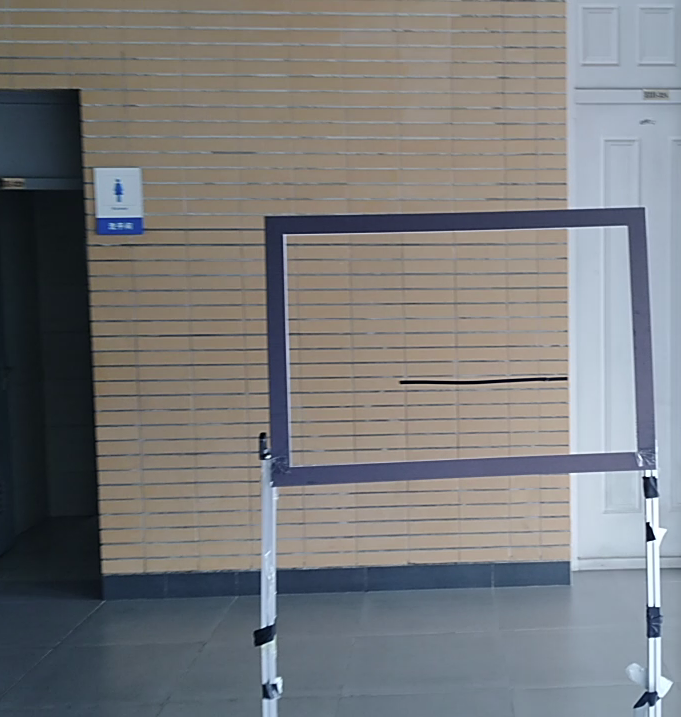
#> input picture cvModule/OpenCV/方框识别/testimg.png, 681 x 717 px, given in place of the camera
$ python task.py
#> lines starting #> are read from the running program, lines starting #| are printed output that depends on the picture; after the words box and inside, x2 and y2 are one past the last pixel; in counts of white or black regions, pixels touching at a corner belong together
# -*- coding: utf-8 -*-
# 创建时间：2019年7月30日
# 直方图均衡化测试

import cv2
import numpy as np
from matplotlib import pyplot as plt
from time import clock
import sys

'''
# 进行图像均衡化demo
img_1 = cv2.imread('../images/alphabets/A.jpg', 0)
print(img_1)
equ_1 = cv2.equalizeHist(img_1)
res = np.hstack((img_1,equ_1))
res = cv2.resize(res,(1280,640))
cv2.imshow('hist_test',res)
cv2.waitKey(0)
'''
'''
# 画2D直方图
img_1 = cv2.imread('../images/test_rectangle.jpg')
img_1 = cv2.resize(img_1, (1280, 720))
hsv_1 = cv2.cvtColor(img_1, cv2.COLOR_BGR2HSV)
hist_1 = cv2.calcHist([hsv_1], [0, 1], None, [180, 256], [0, 180, 0, 256])
cv2.imshow('rectangle', img_1)
plt.imshow(hist_1,interpolation = 'nearest')
plt.show()
cv2.waitKey(0)
'''
# 颜色直方图编码
if __name__ == '__main__':
    # 构建 HSV 颜色地图
    hsv_map = np.zeros((180, 256, 3), np.uint8)

    h, s = np.indices(hsv_map.shape[:2])
    hsv_map[:,:,0] = h
    hsv_map[:,:,1] = s
    hsv_map[:,:,2] = 255
    hsv_map = cv2.cvtColor(hsv_map, cv2.COLOR_HSV2BGR)
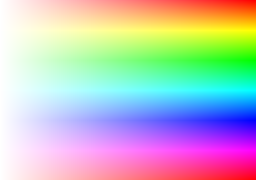
#> hsv_map: shape (180, 256, 3); mean B, G, R 190.8, 190.8, 190.9
    cv2.imshow('hsv_map', hsv_map)
    cv2.namedWindow('hist', 0)

    hist_scale = 10
    def set_scale(val):
        global hist_scale
        hist_scale = val
    cv2.createTrackbar('scale', 'hist', hist_scale, 32, set_scale)
    # cap = cv2.VideoCapture('../video/test_rectangle_1.mp4')
    cap = cv2.VideoCapture(1)
    while True:
        flag, frame = cap.read()
#> frame is the input picture: shape (717, 681, 3); mean B, G, R 123, 122, 121.5
        cv2.imshow('camera', frame)

        small = cv2.pyrDown(frame)
        hsv = cv2.cvtColor(frame, cv2.COLOR_BGR2HSV)
#> hsv: shape (717, 681, 3); mean H, S, V 63.7, 49.9, 133.6
        # 去除孤立的点
        dark = hsv[:, :, 2] < 32
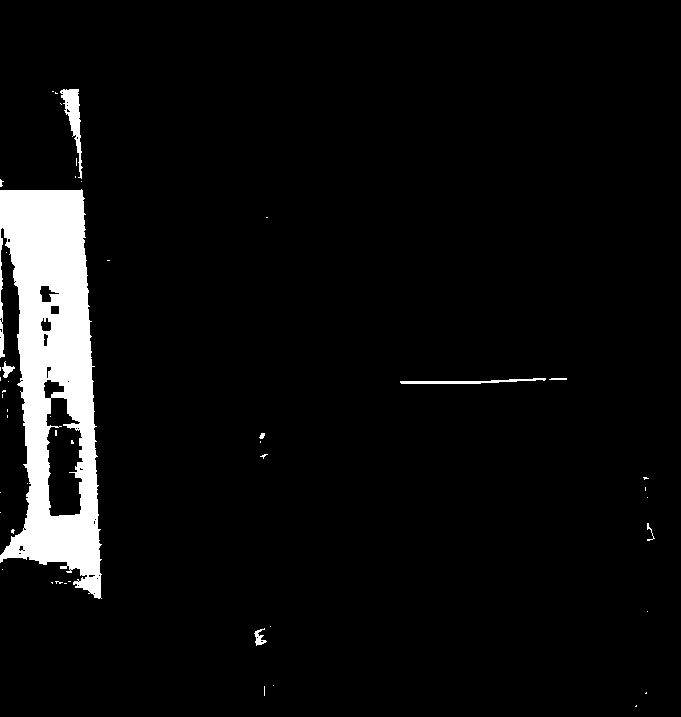
#> dark: shape (717, 681) bool; 5.4% white; 48 white regions (40 under 20 px), largest, box (x1, y1, x2, y2) and area: (0, 189, 102, 599) 24933, (60, 89, 83, 179) 729, (400, 378, 546, 384) 393
        hsv[dark] = 0
#> hsv: shape (717, 681, 3); mean H, S, V 58.2, 44.9, 132.2
        h = cv2.calcHist( [hsv], [0, 1], None, [180, 256], [0, 180, 0, 256] )
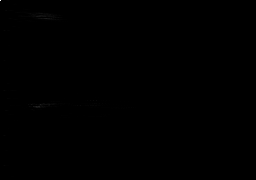
#> h: shape (180, 256) float32; min 0, max 28640, mean 10.6; drawn with min black and max white
        h = np.clip(h*0.005*hist_scale, 0, 1)
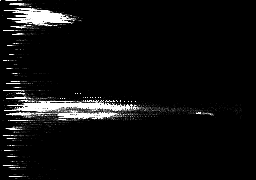
#> h: shape (180, 256) float32; min 0, max 1, mean 0.0592

        # 从一维变成三维
        # 将得到的直方图和颜色直方图相乘
        vis = hsv_map*h[:, :, np.newaxis] / 255.0
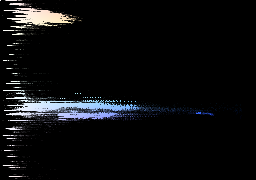
#> vis: shape (180, 256, 3) float32; mean B, G, R 0.0566, 0.0512, 0.0485
        cv2.imshow('hist', vis)
        ch = 0xFF & cv2.waitKey(1)
#> (key Esc is pressed here)
        if ch == 27:
            break
cv2.destroyAllWindows()

$ run again, on cvModule/OpenCV/方框识别/1.jpg
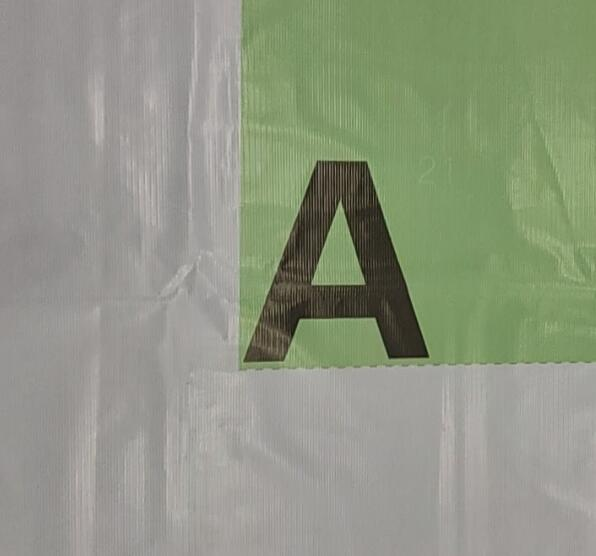
#> input picture cvModule/OpenCV/方框识别/1.jpg, 596 x 556 px, given in place of the camera
#> frame is the input picture: shape (556, 596, 3); mean B, G, R 131.1, 150.1, 143.4
#> dark: shape (556, 596) bool; 0.05% white in thin lines or dots, all inside (x1, y1, x2, y2) = (282, 170, 427, 357)
#> `h = np.clip(h*0.005*hist_scale, 0, 1)`:
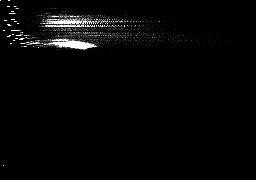
#> h: shape (180, 256) float32; min 0, max 1, mean 0.0237
#> `vis = hsv_map*h[:, :, np.newaxis] / 255.0`:
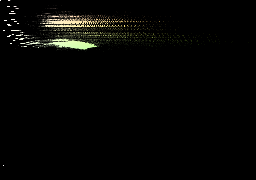
#> vis: shape (180, 256, 3) float32; mean B, G, R 0.017, 0.0228, 0.0225
